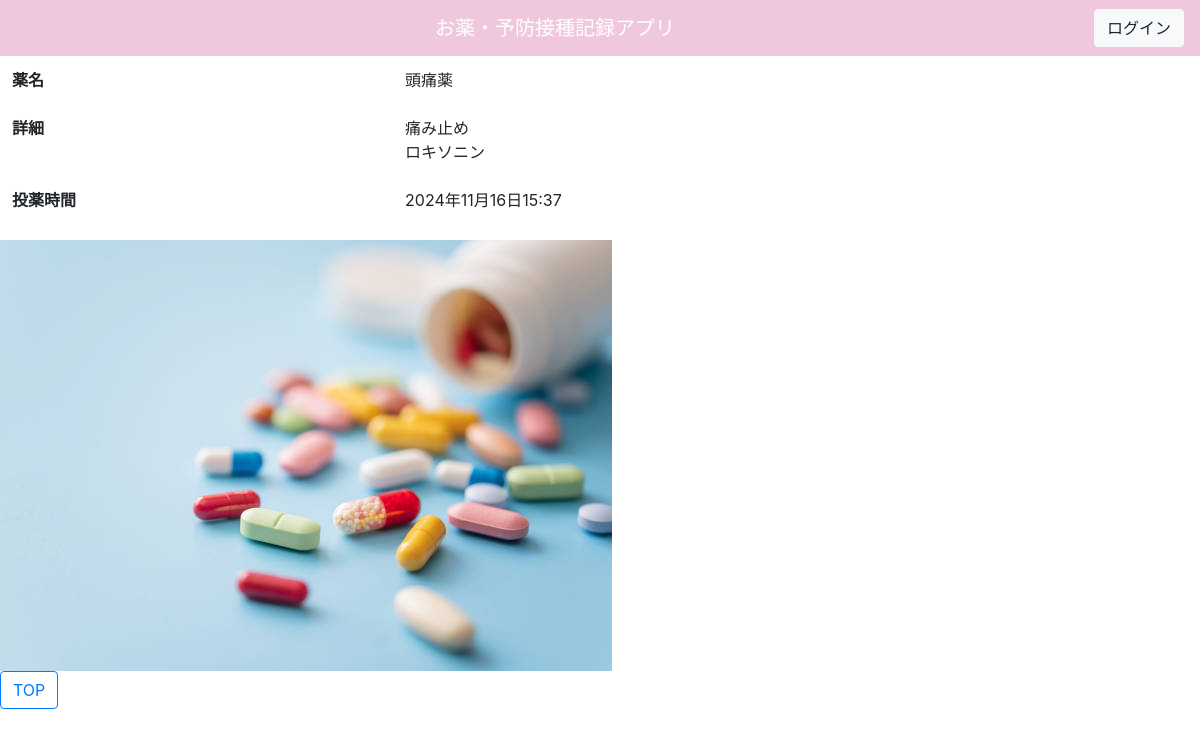
The app's page /detail/21 with its own data.
### todo/models.py (models this page shows, shortened)
class TodoModel(models.Model):
    title = models.CharField('薬名', max_length=50)
    contents = models.TextField('詳細')
    img = models.ImageField('写真', upload_to='todo/picture/', blank=True, null=True)
    created_at = models.DateTimeField('作成日付', default=timezone.now)
    update_at = models.DateTimeField('編集日時',blank=True, null=True)
    duedate = models.DateTimeField('次回投薬', blank=True, null=True, default=timezone.now)

### todo/views.py (the view)
# urls.py: path('detail/<int:pk>', TodoDetail.as_view(),name='detail'),
class TodoDetail(DetailView):
    template_name = 'todo/detail.html'
    model = TodoModel

### todo/templates/todo/detail.html (shortened to what this page needs)
{% extends 'base.html' %}
{% block content %}
<table class='table table-borderless'>
  <thead>
    <tr>
      <th scope='row'>薬名</th>
      <td>{{ object.title }}</td>
    </tr>
  </thead>
  <tbody class='table-group-divider'>
    <tr>
      <th scope='row'>詳細</th>
      <td>{{ object.contents | linebreaksbr }}</td>
    </tr>
    <tr>
      <th scope='row'>投薬時間</th>
      <td>{{ object.created_at }}</td>
    </tr>
  </tbody>
</table>
    {% if object.img %}
      <img src='{{ object.img.url }}' class='img-fluid'/>
    {% endif %}
<div><a href="{% url 'todo:list' %}" class="btn btn-outline-primary " tabindex="-1" role="button" aria-disabled="true">TOP</a></div>
{% endblock content %}

### records on screen
TodoModel: title "頭痛薬", contents "痛み止め ロキソニン", created_at "2024年11月16日15:37", img (picture)
